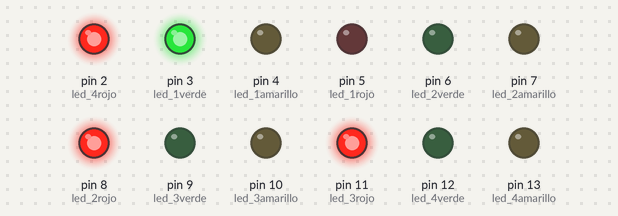
Simulated run of this sketch. Board: Arduino Uno, built with avr-gcc and run on an emulated ATmega328P. Shown: output pins drawn as LEDs (lit = HIGH).

Above: at 0.5 s.
At 2.5 s:
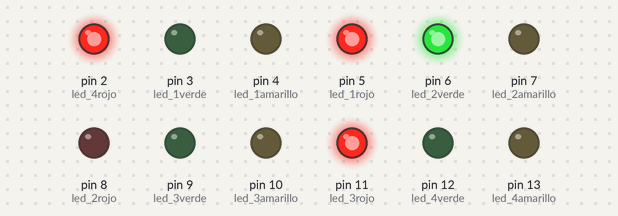
At 3.5 s:
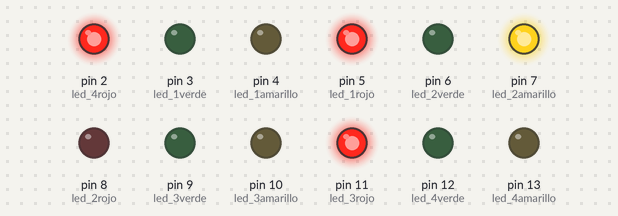
At 5.5 s:
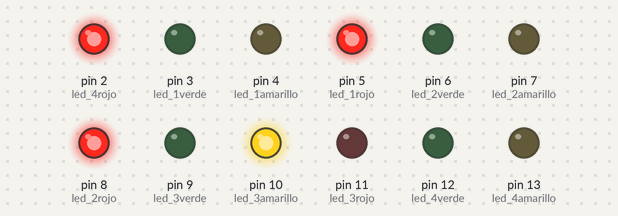
At 7.5 s:
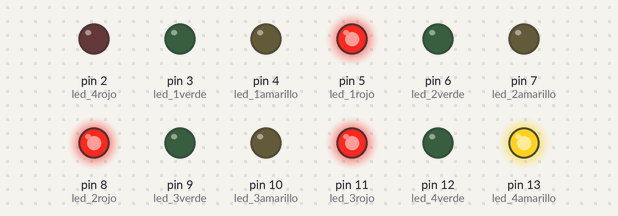
At 10.5 s:
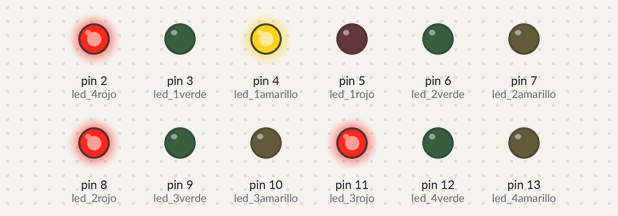
Timing chart, 0 to 11.7 s (numbered marks = the images above):
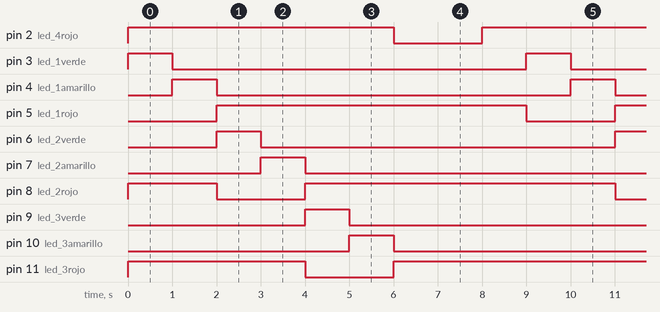

Measured:
- by itself, pin 2 (led_4rojo), pin 8 (led_2rojo), pin 11 (led_3rojo): repeats every 9.0 s: LOW 2.0 s, HIGH 7.0 s
- by itself, pin 5 (led_1rojo): alternates HIGH for 7.0 s and LOW for 2.0 s
- by itself, pin 3 (led_1verde), pin 4 (led_1amarillo), pin 6 (led_2verde), pin 7 (led_2amarillo), pin 9 (led_3verde), pin 10 (led_3amarillo), pin 12 (led_4verde), pin 13 (led_4amarillo): alternates HIGH for 1.0 s and LOW for 8.0 s

The sketch:

arduiniotarea_1.ino
```cpp
int led_1verde=3;
int led_1amarillo=4;
int led_1rojo=5;
//GND TIERRA
int led_2verde=6;
int led_2amarillo=7;
int led_2rojo=8;

int led_3verde=9;
int led_3amarillo=10;
int led_3rojo=11;

int led_4verde=12;
int led_4amarillo=13;
int led_4rojo=2;

void setup() {
  // put your setup code here, to run once:


   pinMode(led_1verde,OUTPUT); ///pinMode que es lo que va hacer
   pinMode(led_1amarillo,OUTPUT);
   pinMode(led_1rojo,OUTPUT);
   digitalWrite(led_1verde,LOW);
   digitalWrite(led_1amarillo,LOW);
   digitalWrite(led_1rojo,LOW);
///digitalWrite escritura digital es para una salida,solamente si y no
   pinMode(led_2verde,OUTPUT); ///pinMode que es lo que va hacer
   pinMode(led_2amarillo,OUTPUT);
   pinMode(led_2rojo,OUTPUT);
   digitalWrite(led_2verde,LOW);
   digitalWrite(led_2amarillo,LOW);
   digitalWrite(led_2rojo,LOW);


   pinMode(led_3verde,OUTPUT); ///pinMode que es lo que va hacer
   pinMode(led_3amarillo,OUTPUT);
   pinMode(led_3rojo,OUTPUT);
   digitalWrite(led_3verde,LOW);
   digitalWrite(led_3amarillo,LOW);
   digitalWrite(led_3rojo,LOW);
///digitalWrite escritura digital es para una salida,solamente si y no
   pinMode(led_4verde,OUTPUT); ///pinMode que es lo que va hacer
   pinMode(led_4amarillo,OUTPUT);
   pinMode(led_4rojo,OUTPUT);
   digitalWrite(led_4verde,LOW);
   digitalWrite(led_4amarillo,LOW);
   digitalWrite(led_4rojo,LOW);

}

void loop() {
  // put your main code here, to run repeatedly:
 digitalWrite(led_1verde,HIGH); ///high enciende,low apaga
  digitalWrite(led_2rojo,HIGH);
  digitalWrite(led_3rojo,HIGH);
  digitalWrite(led_4rojo,HIGH);

  digitalWrite(led_1rojo,LOW);
  digitalWrite(led_2amarillo,LOW);///ONUW
    digitalWrite(led_3amarillo,LOW);
  digitalWrite(led_4amarillo,LOW);
 digitalWrite(led_2verde,LOW); ///high enciende,low apaga
 digitalWrite(led_3verde,LOW); ///high enciende,low apaga
 digitalWrite(led_4verde,LOW); ///high enciende,low apaga


  delay(1000);                   ///delay es para esperar un timpo en milicengundos

  digitalWrite(led_1verde,LOW);///2000 equivale a 2 segundos
  digitalWrite(led_1amarillo,HIGH);///ONUW
  delay(1000);


  digitalWrite(led_1amarillo,LOW);///ONUW                 >>>>>>>>>>>>>>>>>>>>>>>>>>>>>>>>>>>>>>>>>>>>>>>>>   2a1
  digitalWrite(led_1rojo,HIGH);
  digitalWrite(led_2verde,HIGH);///2000 equivale a 2 segundos
  digitalWrite(led_2rojo,LOW);//                          >>>>>>>>>>>>>>>>>>>>>>>>>>>>>>>>>>>>>>>>>>>>>>>>>>>>>>>>>>>>   HIGH a LOW
  delay(1000);
  digitalWrite(led_2verde,LOW);//                         >>>>>>>>>>>>>>>>>>>>>>>>>>>>>>>>>>>>>>>>>>>>>>>>>>>>>>>>>>>   rojo a verde
  digitalWrite(led_2amarillo,HIGH);


  delay(1000);


 digitalWrite(led_3verde,HIGH);///2000 equivale a 2 segundos
  digitalWrite(led_2amarillo,LOW);///ONUW
  digitalWrite(led_2rojo,HIGH);//                          >>>>>>>>>>>>>>>>>>>>>>>>>>>>>>>>>>>>>>>>>>>>>>>>>>>>>>>>>>>>   HIGH a LOW
  digitalWrite(led_3rojo,LOW);//                          >>>>>>>>>>>>>>>>>>>>>>>>>>>>>>>>>>>>>>>>>>>>>>>>>>>>>>>>>>>>   HIGH a LOW

  delay(1000);
   digitalWrite(led_3verde,LOW);///2000 equivale a 2 segundos

  digitalWrite(led_3amarillo,HIGH);///ONUW        >>>>>>>>>>>>>>>>>>>>>>>>>>>>>>>>>>>>>>>>>>>>>>>>>   2a1

  delay(1000);

  digitalWrite(led_3amarillo,LOW);///ONUW                 >>>>>>>>>>>>>>>>>>>>>>>>>>>>>>>>>>>>>>>>>>>>>>>>>   2a1
  digitalWrite(led_3rojo,HIGH);
  digitalWrite(led_4rojo,LOW);//
  digitalWrite(led_4verde,HIGH);///ONUW                 >s>>>>>>>>>>>>>>>>>>>>>>>>>>>>>>>>>>>>>>>>>>>>>>>>   2a1>>>>>>>>>>>>>>>>>>>>>>>>>>>>>>>>>>>>>>>>>>>>>>>>>>>>>>>>>>>   rojo a verde
  delay(1000);
  digitalWrite(led_4verde,LOW);///ONUW                 >>>>>>>>>>>>>>>>>>>>>>>>>>>>>>>>>>>>>>>>>>>>>>>>>   2a1
  digitalWrite(led_4amarillo,HIGH);

  delay(1000);
  digitalWrite(led_4amarillo,LOW);
  digitalWrite(led_4rojo,HIGH);
  delay(1000);


}
```
